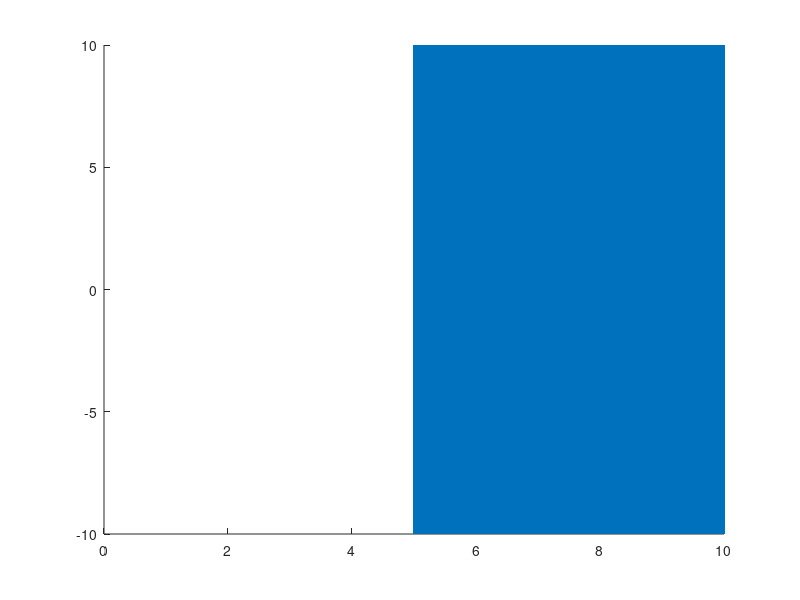

Write MATLAB code to recreate this figure.

f = 4000;
Amp = 10;
fs = 50000;
ts = 1/fs;
T = 10;
t = 0:ts:T-ts;
y = Amp*sin(2*pi*f*t);
g1 = ones(1, fs*5); b1 = zeros(1, fs*5);
c = [b1 g1];
z = c.*y;
hold on;
plot(t, z);
filename = 'sin4000.wav';
audiowrite(filename, z, fs);
%sound(z,fs)
